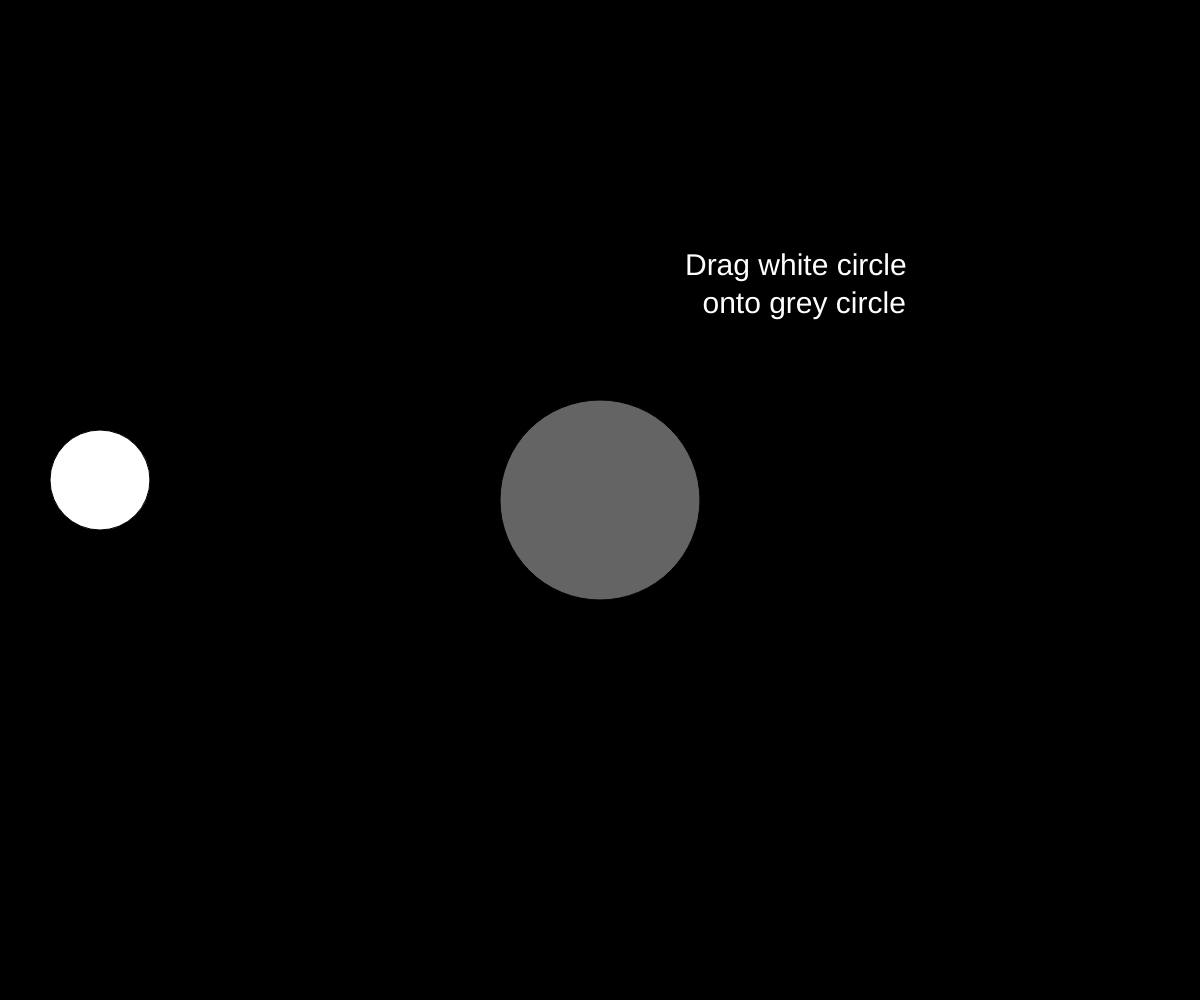
Frame 1 (no input)
Frame 60 (no input): identical to frame 1, image omitted
Frame 120 (the mouse pressed at the canvas centre since frame 60): identical to frame 1, image omitted

The p5.js sketch that drew this single still picture (run headless with seeded random() and noise() and a simulated clock; from frame 60 on, the mouse is pressed at the canvas centre):

// p5.js sketch
// ── sketch.js
let circX, circY; // Position of the image
let dragging = false; // Is the circle being dragged?
let offsetX, offsetY; // Mouse offset when dragging

let radius; // Radius of the circle
let circX2, circY2, radius2; // Position and radius of the big circle
let showRectangle = false; // Flag to show the rectangle

function setup() {
  createCanvas(windowWidth, windowHeight);
  // Set initial position of the circle
  circX = height * 0.1;
  circY = width * 0.4;
  radius = (height * 0.1) / 2; // Calculate the radius

  circX2 = width / 2;
  circY2 = height / 2;
  radius2 = (height * 0.1) / 2;
}

function draw() {
  background(0);

  // Draw big circle if rectangle not showing
  if(!showRectangle){
  fill(100);
  circle(circX2, circY2, radius2 * 4);
  // Draw the circle at its current position
  fill(255);
  circle(circX, circY, radius * 2);

  fill(255);
  textAlign(CENTER, CENTER);
  textSize(height*0.03);
  text("Drag white circle \n onto grey circle", width / 1.5, height / 3.5);

  // If dragging, update the position of the image to follow the mouse
  if (dragging) {
    circX = mouseX + offsetX;
    circY = mouseY + offsetY;
  }
  }

  

  // Draw rectangle if the small circle is dropped on the big circle
  if (showRectangle) {
    noStroke();
    rectMode(CENTER);
    fill(180);
    rect(width / 2, height / 2, height*0.2, height*0.2);
    
    fill(255);
    textAlign(CENTER, CENTER);
    textSize(height*0.04);
    text("Click to \n Start Over", width / 2, height / 2);
  }
}

// When mouse is pressed
function mousePressed() {


  if(showRectangle){
    startOver(); 
  } else {
      // Check if the mouse is inside the circle area
  let d = dist(mouseX, mouseY, circX, circY);
  if (d < radius) {
    dragging = true;
    // Calculate the offset to keep the image position relative to where it was clicked
    offsetX = circX - mouseX;
    offsetY = circY - mouseY;
  }
  }
}

// When mouse is released
function mouseReleased() {
  dragging = false;

  // Check if the small circle is dropped on the big circle
  let d = dist(circX, circY, circX2, circY2);
  if (d < radius2 * 2) {
    showRectangle = true;
  } else {
    showRectangle = false;
  }
}

function startOver(){
    circX = height * 0.1;
    circY = width * 0.4;
    showRectangle = false;

}
